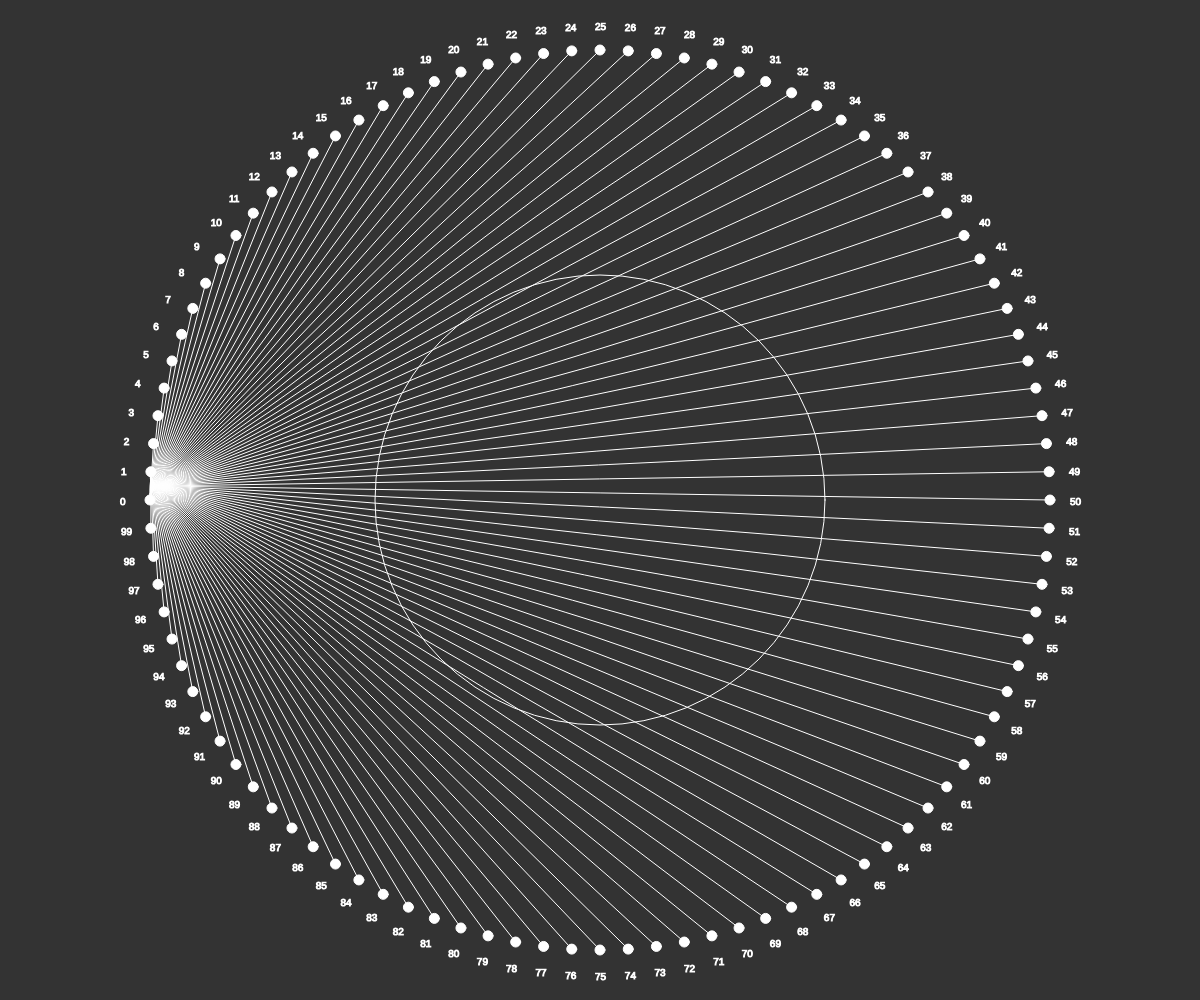
Frame 1 (no input)
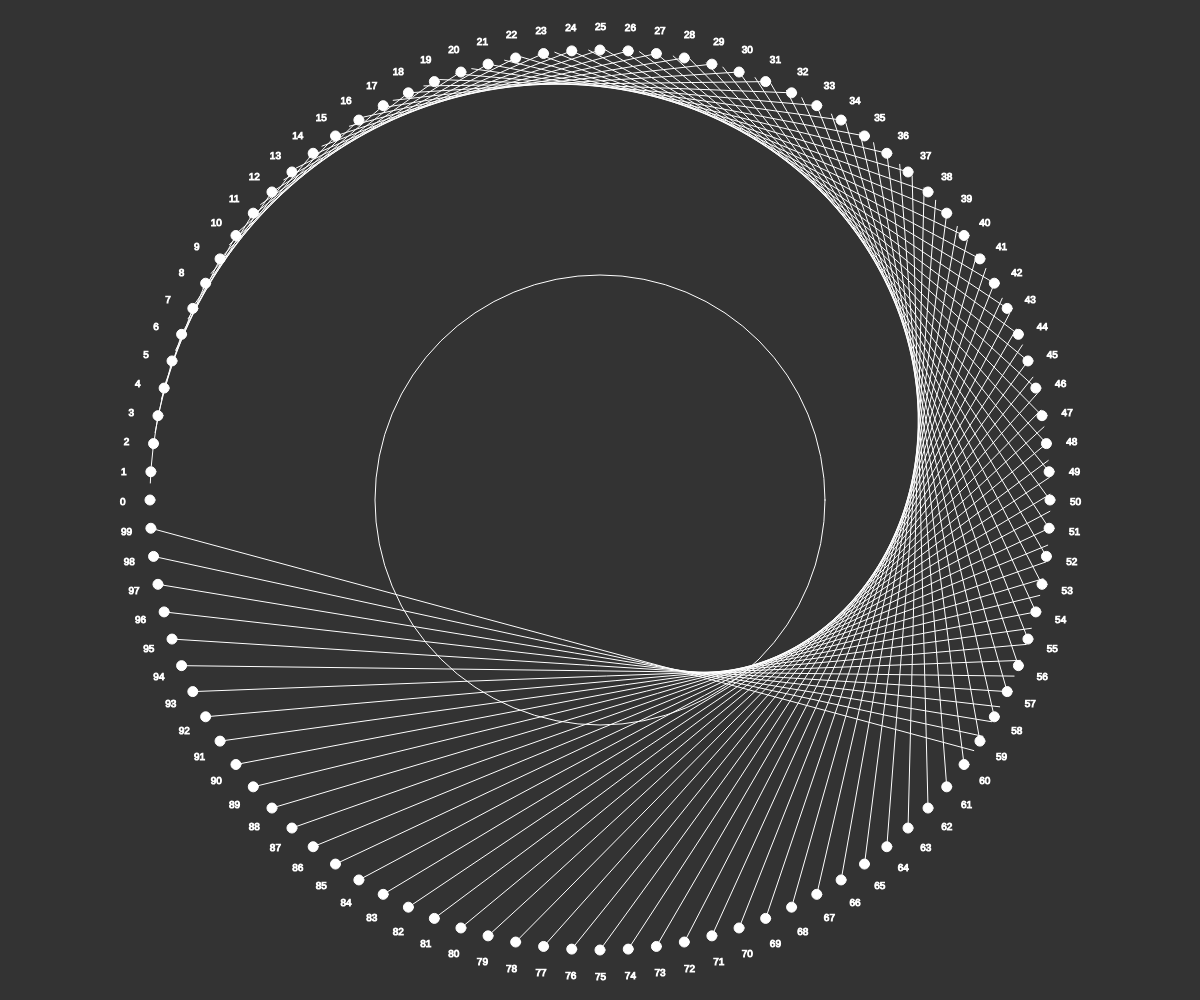
Frame 60 (no input)
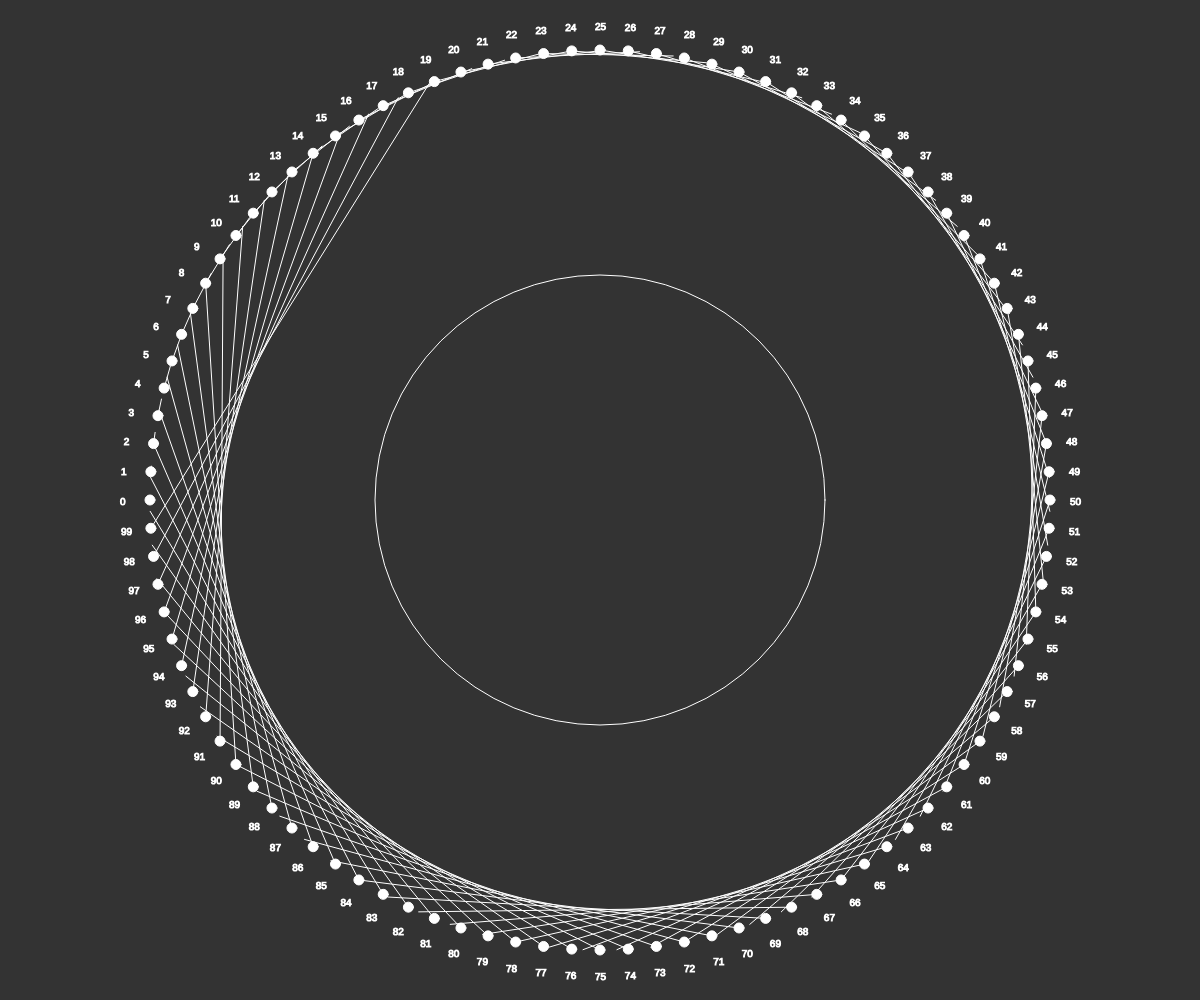
Frame 120 (the mouse pressed at the canvas centre since frame 60)

The p5.js sketch that drew these frames (run headless with seeded random() and noise() and a simulated clock; from frame 60 on, the mouse is pressed at the canvas centre):

// p5.js sketch
// ── sketch.js
var base = 100;
var factor = 0;

function setup() {
  var cnv = createCanvas(windowWidth, windowHeight);
  cnv.style('display', 'block');
}

// Get a vector point radius distance away from the origin at the angle
// index/base scaled to 2 pi
function getIndexVector(index, base, radius) {
  let angle = map(index, 0, base, 0, TWO_PI);
  let v = p5.Vector.fromAngle(angle - PI);
  v.mult(radius);
  return v;
}

function draw() {
  background(51);

  if(factor != Number.MAX_VALUE) {
    factor = factor + 0.01;
  } else {
    factor = 0;
  }

  var radius = min(windowWidth/2, windowHeight/2);
  var outerRadius = radius * 0.95;
  var innerRadius = radius * 0.9;
  var pointSize = 10;
  var halfPointSize = pointSize / 2;

  translate(windowWidth/2, windowHeight/2);
  textSize(pointSize);

  stroke(255);
  noFill();
  circle(0, 0, innerRadius);

  fill(255);
  for(var i = 0; i < base; i++) {
    let timesResult = (i * factor) % base;

    let p1 = getIndexVector(i, base, innerRadius);
    let p2 = getIndexVector(timesResult, base, innerRadius);
    let p3 = getIndexVector(i, base, outerRadius);

    circle(p1.x, p1.y, pointSize);
    line(p1.x, p1.y, p2.x, p2.y);
    text(i, (p3.x - halfPointSize), (p3.y + halfPointSize));
  }
}

function windowResized(){
  resizeCanvas(windowWidth, windowHeight);
}
